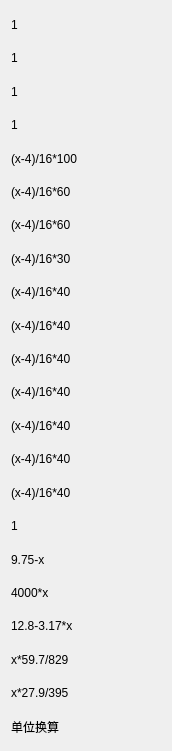
     <widget class="QWidget" name="layoutWidget">
      <property name="geometry">
       <rect>
        <x>540</x>
        <y>30</y>
        <width>172</width>
        <height>751</height>
       </rect>
      </property>
      <layout class="QVBoxLayout" name="verticalLayout_26">
       <item>
        <widget class="QLabel" name="label_117">
         <property name="text">
          <string>1                   </string>
         </property>
         <property name="scaledContents">
          <bool>false</bool>
         </property>
         <property name="wordWrap">
          <bool>false</bool>
         </property>
        </widget>
       </item>
       <item>
        <widget class="QLabel" name="label_118">
         <property name="text">
          <string>1                   </string>
         </property>
        </widget>
       </item>
       <item>
        <widget class="QLabel" name="label_119">
         <property name="text">
          <string>1                   </string>
         </property>
        </widget>
       </item>
       <item>
        <widget class="QLabel" name="label_120">
         <property name="text">
          <string>1                   </string>
         </property>
        </widget>
       </item>
       <item>
        <widget class="QLabel" name="label_123">
         <property name="text">
          <string>(x-4)/16*100       </string>
         </property>
        </widget>
       </item>
       <item>
        <widget class="QLabel" name="label_124">
         <property name="text">
          <string>(x-4)/16*60</string>
         </property>
        </widget>
       </item>
       <item>
        <widget class="QLabel" name="label_125">
         <property name="text">
          <string>(x-4)/16*60</string>
         </property>
        </widget>
       </item>
       <item>
        <widget class="QLabel" name="label_126">
         <property name="text">
          <string>(x-4)/16*30</string>
         </property>
        </widget>
       </item>
       <item>
        <widget class="QLabel" name="label_127">
         <property name="text">
          <string>(x-4)/16*40         </string>
         </property>
        </widget>
       </item>
       <item>
        <widget class="QLabel" name="label_128">
         <property name="text">
          <string>(x-4)/16*40         </string>
         </property>
        </widget>
       </item>
       <item>
        <widget class="QLabel" name="label_129">
         <property name="text">
          <string>(x-4)/16*40         </string>
         </property>
        </widget>
       </item>
       <item>
        <widget class="QLabel" name="label_130">
         <property name="text">
          <string>(x-4)/16*40         </string>
         </property>
        </widget>
       </item>
       <item>
        <widget class="QLabel" name="label_131">
         <property name="text">
          <string>(x-4)/16*40         </string>
         </property>
        </widget>
       </item>
       <item>
        <widget class="QLabel" name="label_98">
         <property name="text">
          <string>(x-4)/16*40         </string>
         </property>
        </widget>
       </item>
       <item>
        <widget class="QLabel" name="label_99">
         <property name="text">
          <string>(x-4)/16*40         </string>
         </property>
        </widget>
       </item>
       <item>
        <widget class="QLabel" name="label_100">
         <property name="text">
          <string>1                   </string>
         </property>
        </widget>
       </item>
       <item>
        <widget class="QLabel" name="label_101">
         <property name="text">
          <string>9.75-x</string>
         </property>
        </widget>
       </item>
       <item>
        <widget class="QLabel" name="label_102">
         <property name="text">
          <string>4000*x</string>
         </property>
        </widget>
       </item>
       <item>
        <widget class="QLabel" name="label_103">
         <property name="text">
          <string>12.8-3.17*x</string>
         </property>
        </widget>
       </item>
       <item>
        <widget class="QLabel" name="label_121">
         <property name="text">
          <string>x*59.7/829      </string>
         </property>
        </widget>
       </item>
       <item>
        <widget class="QLabel" name="label_122">
         <property name="text">
          <string>x*27.9/395</string>
         </property>
        </widget>
       </item>
       <item>
        <widget class="QLabel" name="label_104">
         <property name="text">
          <string>单位换算            </string>
         </property>
        </widget>
       </item>
      </layout>
     </widget>
